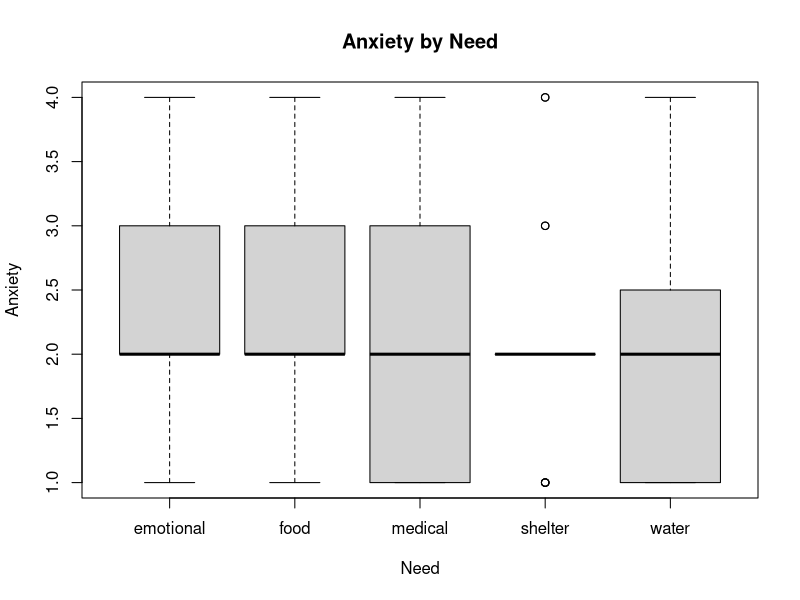
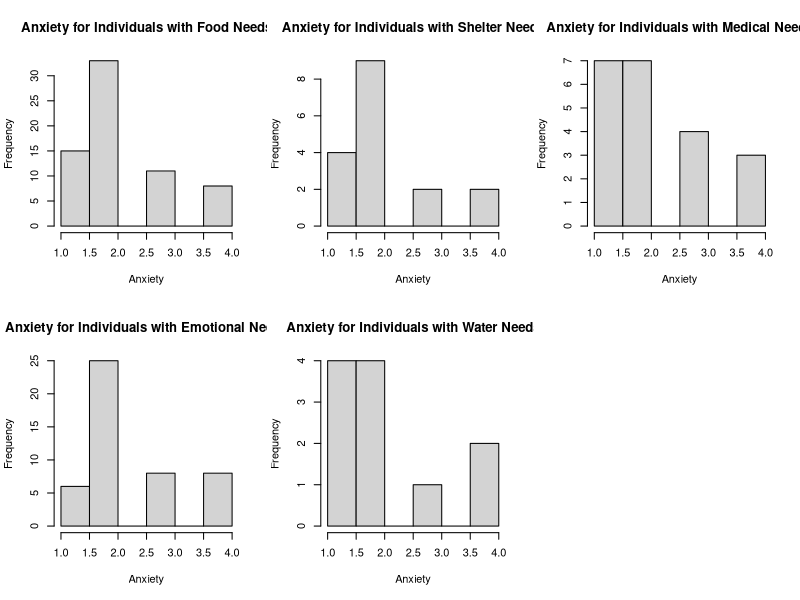
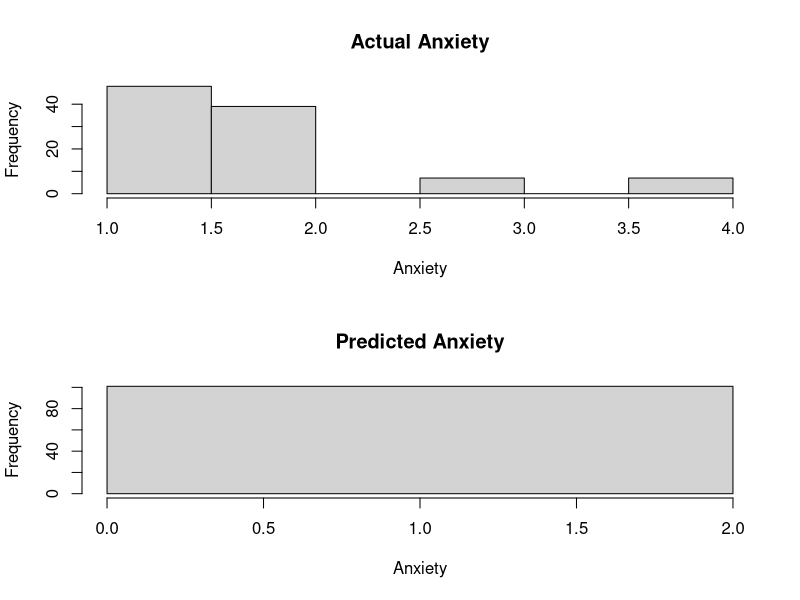

Generate these figures, in order, with R:
# INSTALL AND LOAD PACKAGES

  # NB: IF PACKAGE NOT INSTALLED, UNCOMMENT NEXT LINE OF CODE. RECOMMENT TO AVOID 
  # ERROR MESSAGES
  
  #install.packages("psych")
  #install.packages("caTools") 
  #install.packages("VGAM")
  #install.packages("caret")
  library(caret)
  library(VGAM)
  library(caTools)
  library("psych")

# IMPORTING DATA

  data <- read.csv("HTOPS_HPS_2502_PUF.csv")

# CLEANING DATA AND CREATING SUBSET

  data <- subset(data, ANXIOUS != -99 & (NDX14_FOOD == 1 | NDX14_SHELTER == 1 | 
                                    NDX14_MEDICAL == 1 | NDX14_EMOTIONAL == 1 | 
                                    NDX14_FRESHWATER == 1 | NDX14_ELECTRICITY == 1 
                                    | NDX14_NONE_NEEDED == 1))

# EXTRACTING VARIABLES OF INTEREST FROM THE DATA SETS

  #explanatory variables
  
  foodNeeds <- data$NDX14_FOOD #Inviduals whose most immediate need is food
  shelterNeeds<- data$NDX14_SHELTER #Inviduals whose most immediate need is shelter
  medicalNeeds <- data$NDX14_MEDICAL #Inviduals whose most immediate need is medical
  emotionalNeeds <- data$NDX14_EMOTIONAL #Inviduals whose most immediate need is emotional
  waterNeeds <- data$NDX14_FRESHWATER #Inviduals whose most immediate need is fresh water
  
   
  #response variable
  anxiety <- data$ANXIOUS #How anxious an individual has felt over the past two weeks
  
  #creating new data table, exclusively w/ variables of intrests
  data <- data.frame(foodNeeds,shelterNeeds,medicalNeeds,emotionalNeeds,
                     waterNeeds,anxiety)

# EXPLORATORY DATA ANALYSIS

  #SUMMARIES
  
  print("Anxiety Description")
  print(describe(anxiety))
  cat("\n")
  
  #DATA SETUP
    
    # SEPARATING DATA BY NEED RESPONSE
    
    foodAnx <- subset(data, foodNeeds == 1) #subset for individuals who have food need
    shelterAnx <- subset(data, shelterNeeds == 1) #subset for individuals who have shelter need
    medicalAnx <- subset(data, medicalNeeds == 1) #subset for individuals who have medical need
    emotionalAnx <- subset(data, emotionalNeeds == 1) #subset for individuals who have emotional need
    waterAnx <- subset(data, waterNeeds == 1) #subset for individuals who have fresh water need
    
    # CONCATENATING EXPLANATORY VARIABLES INTO ONE CATEGORICAL VARIABLE
    food <- rep("food", times = nrow(foodAnx))
    shelter <- rep("shelter", times = nrow(shelterAnx))
    medical <- rep("medical", times = nrow(medicalAnx))
    emotional <- rep("emotional", times = nrow(emotionalAnx))
    water <- rep("water", times = nrow(waterAnx))
    
    print("FACTOR SAMPLE SIZES")
    print("Food")
    print(nrow(foodAnx))
    print("Shelter:")
    print(nrow(shelterAnx))
    print("Medical:")
    print(nrow(medicalAnx))
    print("Emotional:")
    print(nrow(emotionalAnx))
    print("Water:")
    print(nrow(waterAnx))
    
    categories <- c(food,shelter,medical,emotional,water)
    anxByCat <- c(foodAnx[,6],shelterAnx[,6],medicalAnx[,6],emotionalAnx[,6],
                  waterAnx[,6])
    
    #making new datatable to show anxiety by category
    dataByCat <- data.frame(categories,anxByCat)
    
  
  #PLOTS
    boxplot(anxByCat ~ categories, data = dataByCat,
            main = "Anxiety by Need",
            xlab = "Need",
            ylab = "Anxiety")
    
    par(mfrow = c(2, 3))
    hist(foodAnx[,6],main="Anxiety for Individuals with Food Needs",
         xlab="Anxiety")
    hist(shelterAnx[,6],main="Anxiety for Individuals with Shelter Needs",
         xlab="Anxiety")
    hist(medicalAnx[,6],main="Anxiety for Individuals with Medical Needs",
         xlab="Anxiety")
    hist(emotionalAnx[,6],main="Anxiety for Individuals with Emotional Needs",
         xlab="Anxiety")
    hist(waterAnx[,6],main="Anxiety for Individuals with Water Needs",
         xlab="Anxiety")
    

# LOGISTIC REGRESSION ANALYSIS
  
  # SPLITTING DATA SET
  data[data == -99] <- 0
  split <- sample.split(data$anxiety, SplitRatio = 0.8)
  
  trainData <- subset(data, split == "TRUE")
  testData <- subset(data, split == "FALSE")


  print("Train Data")
  print(summary(trainData$anxiety))

  
  print("Test Data")
  print(describe(testData))

  # MODEL
  
  model <- vglm(anxiety ~ foodNeeds + shelterNeeds + medicalNeeds + 
                  emotionalNeeds + waterNeeds,
                family = multinomial, xdata = trainData)
  
  #training
  predicted_probs <- predict(model, type = "response")
  predicted_classes <- as.numeric(colnames(predicted_probs)[apply(predicted_probs, 
                                                                  1, which.max)])
  
  #applying
  newProbs <- predict(model, newdata = testData, type = "response")
  predictions <- as.numeric(colnames(newProbs)[apply(newProbs, 1, 
                                                            which.max)])
  
  print("predictions:")
  print(describe(predictions))
  print("actual:")
  print(describe(anxiety))
  
# VERIFICATION
  
  # HISTOGRAMS
  par(mfrow = c(2, 1))
  hist(testData$anxiety,main="Actual Anxiety",
       xlab="Anxiety")
  hist(predictions,main="Predicted Anxiety",
       xlab="Anxiety")

  # CONFUSION MATRIX
  
  conMat <- data.frame(matrix(0,ncol = 4, nrow = 4))
  colnames(conMat) <- c("1", "2", "3","4")
  
  for (prediction in 1:length(predictions))
  {
    conMat[testData$anxiety[prediction],predictions[prediction]] <- 
        conMat[testData$anxiety[prediction],predictions[prediction]] + 1
  }
    
  # METRICS
  
  #accuracy
  
  accuracy <- (conMat[1,1] + conMat[2,2] + conMat[3,3] + conMat[4,4]) / length(predictions)
  print("ACCURACY:")
  print(accuracy)
  
  #precision
  
  
  
  # The stupid dumb variables and model suck so stupid dumb much that we cant 
  # use the stupid dumb confusionMatrix function which.. is stupid and dumb. So.
  #cm <- confusionMatrix(data = predictions, reference = as.factor(anxiety))
  #print(cm)
  
  
  
